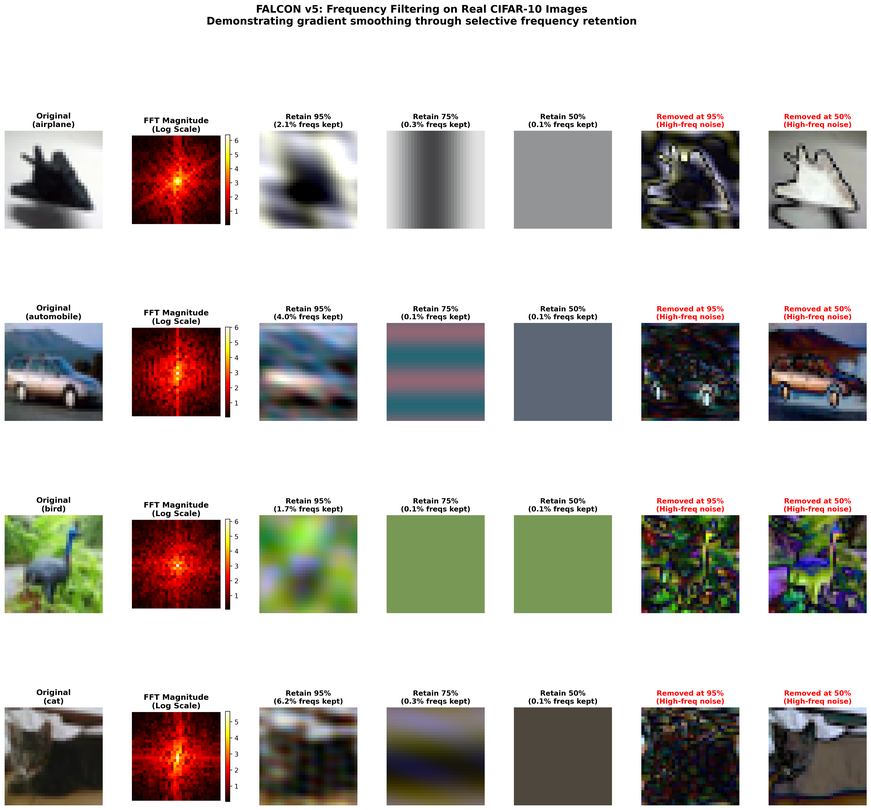
#> input picture figures/fig_real_image_filtering.png, 871 x 810 px, shrunk from 5639 x 5242 before the run, found by its file name
$ python generate_airplane_epochs.py
#> lines starting #> are read from the running program, lines starting #| are printed output that depends on the picture
#!/usr/bin/env python3
"""
Generate individual airplane images with FALCON frequency filtering at different levels.
Creates clean, centered images for each epoch without cropping from composite figure.
"""

import numpy as np
import matplotlib.pyplot as plt
from pathlib import Path
from PIL import Image
import urllib.request

def load_airplane_sample():
    """Load a CIFAR-10 airplane image."""
    # Try to use existing airplane from the full figure
    full_img_path = Path('../public/fig_real_image_filtering.png')

    if full_img_path.exists():
        print("Extracting airplane from existing figure...")
        img = Image.open(full_img_path)
#> img is the input picture: PIL image 871x810 RGBA; mean R, G, B, A 193.3, 189.6, 185.6, 255
        width, height = img.size
#> width = 871; height = 810

        # The image has 4 rows and 7 columns
        row_height = height // 4
#> row_height = 202
        col_width = width // 7
#> col_width = 124

        # Extract just the original airplane (row 0, column 0)
        # Zoom out and position - remove all text
        left = int(col_width * 0.08)
#> left = 9
        top = int(row_height * 0.68)  # Move down more to skip title
#> top = 137
        right = int(col_width * 0.92)
#> right = 114
        bottom = int(row_height * 0.96)
#> bottom = 193

        airplane = img.crop((left, top, right, bottom))
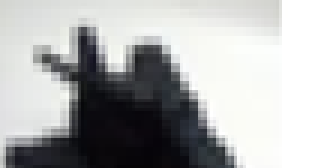
#> airplane: PIL image 105x56 RGBA (shown 3 times larger); mean R, G, B, A 170.4, 171.5, 171.5, 255
        return np.array(airplane.convert('RGB'))

    return None

def apply_frequency_filter(image, retain_energy=0.95):
    """
    Apply FALCON-style frequency filtering to an image.

    Args:
        image: numpy array (H, W, 3) in range [0, 255]
        retain_energy: fraction of energy to keep (0.95 = 95%)

    Returns:
        filtered_image
    """
    # Convert to float and normalize
    img_float = image.astype(np.float32) / 255.0

    # Process each channel separately
    filtered_channels = []

    for c in range(3):
        channel = img_float[:, :, c]

        # Apply FFT
        fft = np.fft.fft2(channel)
        fft_shifted = np.fft.fftshift(fft)
        magnitude = np.abs(fft_shifted)
        phase = np.angle(fft_shifted)

        # Compute energy
        energy = magnitude ** 2
        total_energy = np.sum(energy)

        # Sort by energy and find threshold
        sorted_energies = np.sort(energy.flatten())[::-1]
        cumsum = np.cumsum(sorted_energies)
        threshold_idx = np.where(cumsum >= retain_energy * total_energy)[0][0]
        threshold = sorted_energies[threshold_idx]

        # Create mask
        mask = (energy >= threshold).astype(float)

        # Apply mask
        fft_filtered = fft_shifted * mask

        # Inverse FFT
        filtered = np.fft.ifft2(np.fft.ifftshift(fft_filtered))

        filtered_channels.append(np.real(filtered))

    # Stack channels
    filtered_image = np.stack(filtered_channels, axis=2)

    # Clip to valid range
    filtered_image = np.clip(filtered_image, 0, 1)

    return filtered_image

def create_airplane_epoch_images():
    """Create individual airplane images for each epoch."""
    print("Loading CIFAR-10 airplane sample...")
    airplane = load_airplane_sample()

    if airplane is None:
        print("Error: Could not load airplane image")
        return

    print(f"Loaded airplane image: {airplane.shape}")
#| Loaded airplane image: (56, 105, 3)

    # Define epoch mappings with filtering levels
    epoch_configs = [
        (1, 0.50, 'airplane_epoch1.png'),   # Epoch 1: Heavy filtering
        (5, 0.75, 'airplane_epoch5.png'),   # Epoch 5: Medium filtering
        (10, 0.95, 'airplane_epoch10.png'), # Epoch 10: Light filtering
        (20, 0.98, 'airplane_epoch20.png'), # Epoch 20: Nearly original (98%)
        (40, 1.00, 'airplane_epoch40.png'), # Epoch 40: Fully converged (100%)
    ]

    output_dir = Path('../public')
    output_dir.mkdir(exist_ok=True)

    for epoch, retain, filename in epoch_configs:
        print(f"\nProcessing epoch {epoch} (retain {retain*100}%)...")

        if retain >= 1.0:
            # No filtering, use original
            filtered = airplane.astype(np.float32) / 255.0
        else:
            # Apply filtering
            filtered = apply_frequency_filter(airplane, retain_energy=retain)

        # Create figure with rectangular aspect ratio to fit better
        fig, ax = plt.subplots(figsize=(8, 5), dpi=100)
        ax.imshow(filtered)
        ax.axis('off')

        # Remove all whitespace/padding
        plt.subplots_adjust(left=0, right=1, top=1, bottom=0)

        # Save
        output_path = output_dir / filename
        plt.savefig(output_path, bbox_inches='tight', pad_inches=0, dpi=150)
        plt.close()

        print(f"✓ Saved: {output_path}")
#> this loop made 5 passes
#> pass 3, in create_airplane_epoch_images, `filtered = apply_frequency_filter(airplane, retain_energy=retain)`:
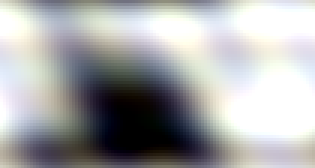
#> filtered: shape (56, 105, 3) float64 (shown 3 times larger); mean of channels 0, 1, 2 0.659, 0.662, 0.665; drawn as R, G, B

    # Also save the original
    fig, ax = plt.subplots(figsize=(8, 5), dpi=100)
    ax.imshow(airplane)
    ax.axis('off')
    plt.subplots_adjust(left=0, right=1, top=1, bottom=0)
    output_path = output_dir / 'airplane_original.png'
    plt.savefig(output_path, bbox_inches='tight', pad_inches=0, dpi=150)
    plt.close()
    print(f"✓ Saved: {output_path}")

    print("\n✅ All airplane epoch images generated successfully!")
    print("\nEpoch progression:")
    print("  Epoch 1  -> 50% energy retained (heavily filtered)")
    print("  Epoch 5  -> 75% energy retained (medium filtering)")
    print("  Epoch 10 -> 95% energy retained (light filtering)")
    print("  Epoch 20 -> 98% energy retained (nearly converged)")
    print("  Epoch 40 -> 100% original (fully converged)")

if __name__ == '__main__':
    print("=" * 70)
    print("Generating Clean Airplane Epoch Images")
    print("=" * 70)
    create_airplane_epoch_images()
